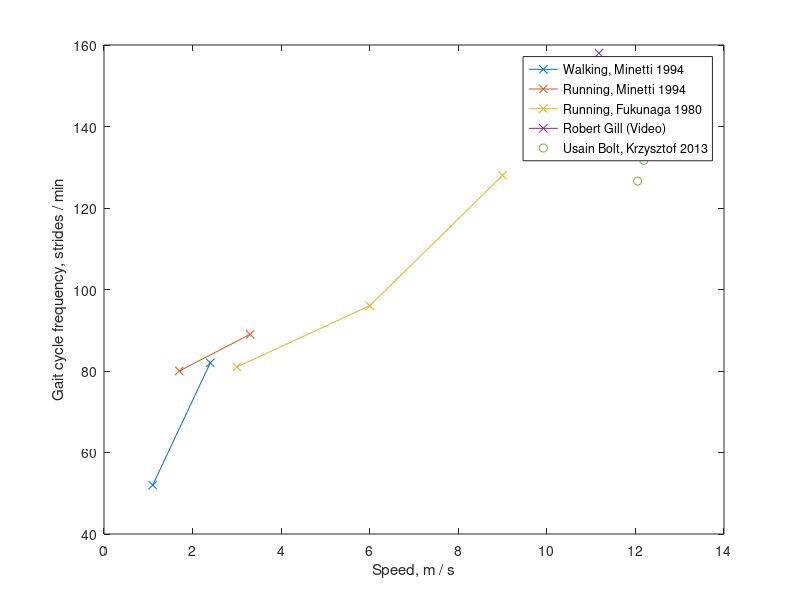

This chart was generated by the following MATLAB code:
clear; close all; clc;

% These data are from:
% http://www.arl.army.mil/arlreports/2002/ARL-TR-2764.pdf
speeds1 = [ 1.1, 2.4 ];
freq1 = [ 52, 82 ];
speeds2 = [ 1.7, 3.3 ];
freq2 = [ 80, 89 ];
speeds3 = [ 3, 6, 9 ];
freq3 = [ 81, 96, 128 ];

% This data is from my 8x slowdown estimate of the following video:
% https://www.youtube.com/watch?v=TV_KM8zYFsk
speeds4 = 11.176;
freq4 = 158;

% This data is from (Usain Bolt sprint):
% http://www.ncbi.nlm.nih.gov/pmc/articles/PMC3661886/
speeds5 = [ 11.76, 12.19, 12.19, 12.19, 12.05 ];
freq5 = 60/2 * [ 4.51, 4.63, 4.63, 4.39, 4.22 ];

figure;
plot(speeds1,freq1,'x-');
hold on;
plot(speeds2,freq2,'x-');
plot(speeds3,freq3,'x-');
plot(speeds4,freq4,'x-');
plot(speeds5,freq5,'o');
legend('Walking, Minetti 1994','Running, Minetti 1994', ...
    'Running, Fukunaga 1980', 'Robert Gill (Video)', ...
    'Usain Bolt, Krzysztof 2013');
xlabel('Speed, m / s');
ylabel('Gait cycle frequency, strides / min');